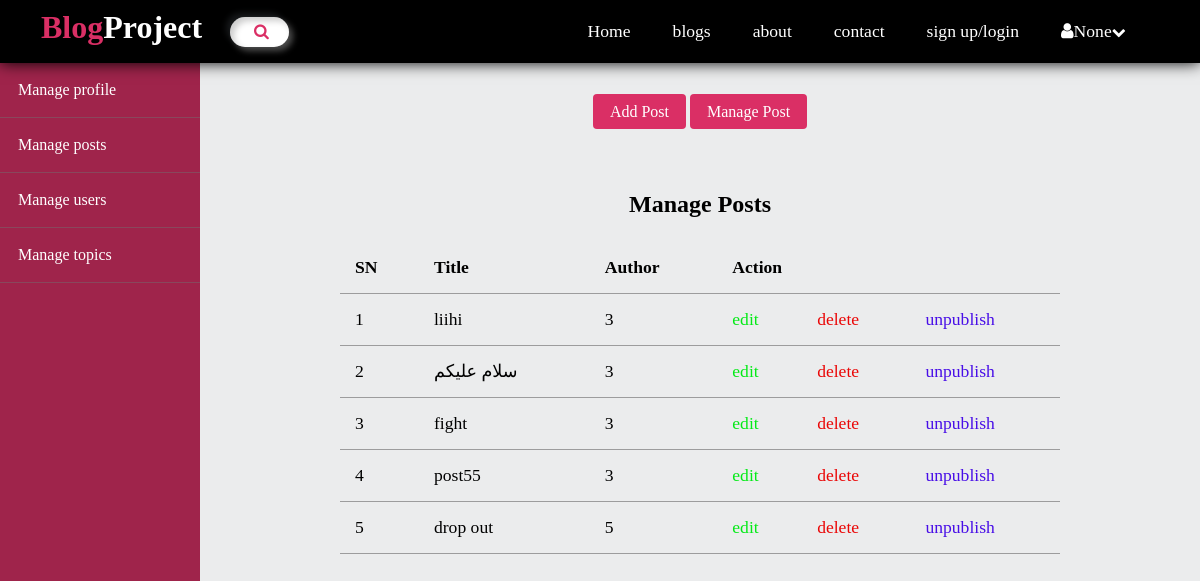
Screenshot of /admin/posts with the database file from the repository.
### app.py (models this page shows, shortened)
class Post(db.Model):
    id = db.Column(db.Integer, primary_key=True)
    title = db.Column(db.String(100), nullable=False)
    body = db.Column(db.Text, nullable=False)
    topic_id = db.Column(db.Integer, db.ForeignKey('topic.id'), nullable=False)
    user_id = db.Column(db.Integer, db.ForeignKey('user.id'), nullable=False)
    published = db.Column(db.Boolean, default=False)

### app.py (the view)
@app.route('/admin/posts')
def admin_posts():
    posts = Post.query.all()
    return render_template('admin/posts/index.html', posts=posts)

### templates/admin/posts/index.html (shortened to what this page needs)
<!DOCTYPE html>
<html lang="en">
<head>
    <link rel="stylesheet" href="{{ url_for('static', filename='css/admin.css') }}">
    <link rel="stylesheet" href="{{ url_for('static', filename='css/main.css') }}">
    <link rel="stylesheet" href="https://cdnjs.cloudflare.com/ajax/libs/font-awesome/4.7.0/css/font-awesome.min.css">
</head>
<body>
    <header>
        <div class="logo">
          <h1 class="logo-text">
            <span>Blog</span>Project
          </h1>
        </div>
        <div class="search-container">
          <input type="text" name="search" placeholder="Search..." class="search-input">
          <a href="#" class="search-btn">
                  <i class="fa fa-search"></i>
          </a>
        </div>
        <ul class="nav">
            <li><a href="{{ url_for('home') }}">Home</a></li>
            <li><a href="{{ url_for('blogs') }}">blogs</a></li>
            <li><a href="{{ url_for('about') }}">about</a></li>
            <li><a href="{{ url_for('contact') }}">contact</a></li>
            <li><a href="{{ url_for('login') }}">sign up/login</a></li>
          <li>
            <a href="" style="min-width: 160px;"><i class="fa fa-user"></i>{{ session.get('user_email') }}<i class="fa fa-chevron-down" style="font-size: .8em;"></i></a>
          </li>
        </ul>
    </header>
<div class= "admin-wrapper">
    <div class="left-sidebar">
        <ul>
            <li><a href="{{ url_for('dashboard') }}">Manage profile</a></li>
            <li><a href="{{ url_for('admin_posts') }}">Manage posts</a></li>
            <li><a href="{{ url_for('admin_users') }}">Manage users</a></li>
            <li><a href="{{ url_for('admin_topics') }}">Manage topics</a></li>
        </ul>
    </div>
    <div class="admin-content">
        <div class="button-group">
            <a href="{{ url_for('create_post') }}" class="btn btn-big">Add Post</a>
            <a href="{{ url_for('admin_posts') }}" class="btn btn-big">Manage Post </a>
        </div>
        <div class="content" style="display: block;">
            <h2 class="page-title">Manage Posts</h2>
            <table>
                <thead>
                    <th>SN</th>
                    <th>Title</th>
                    <th>Author</th>
                    <th colspan="3">Action</th>
                </thead>
                <tbody>
                    {% for post in posts %}
                    <tr>
                        <td>{{ loop.index }}</td>
                        <td>{{ post.title }}</td>
                        <td>{{ post.user_id }}</td>
                        <td><a href="{{ url_for('edit_post', id=post.id) }}" class="edit">edit</a></td>
                        <td><a href="{{ url_for('delete_post', id=post.id) }}" class="delete">delete</a></td>
                        <td><a href="{{ url_for('publish_post', id=post.id) }}" class="publish">{{ 'unpublish' if post.published else 'publish' }}</a></td>
                    </tr>
                    {% endfor %}
                </tbody>
            </table>
        </div>
    </div>
</div>
</body>
</html>

### static/css/admin.css (style rules this page uses)
.admin-wrapper { display: flex; min-height: 780px; }
.admin-wrapper .left-sidebar { flex: 2; background: #9f244b; }
.admin-wrapper .left-sidebar ul { list-style: none; margin: 0px; padding: 0px; color: rgb(255, 255, 255); }
.admin-wrapper .left-sidebar ul li a { padding: 18px; display: block; border-bottom: 1px solid #726f6f78; }
.admin-wrapper .admin-content { flex: 8; padding: 40px 100px 100px; text-align: center; }
.admin-content .page-title { text-align: center; margin-bottom:1.5rem ; }
table { width: 100%; border-collapse: collapse; font-size: 1.1rem; }
th, td { padding: 15px; text-align: left; border-bottom: 1px solid #51515182; }
.edit { color: #04ea17; }
.delete { color: #ea0606; }
.publish { color: #480ee7; }

### static/css/main.css (style rules this page uses)
* { box-sizing: border-box; }
body { background: #EBECED; margin: 0px; padding: 0px; }
a { text-decoration: none; color: inherit; }
.btn { padding: .5rem 1rem; background: #da2f65; color: white; border: 1px solid transparent; border-radius: .25rem; }
header { background: #000000; height: 63px; position: sticky; top: 0; z-index: 100; display: flex; align-items: center; justify-content: space-between; box-shadow: 0px 0px 15px rgb(0 0 0); }
header * { color: #ffffff; }
header .logo { float: left; height:inherit ; margin-left: 2em; }
header .logo-text { margin: 9px; }
header .logo-text span { color: #da2f65; }
header ul { float: right; margin: 0px; padding: 0px; list-style: none; }
header ul li { float: left; position: relative; }
header ul li a { display: block; padding: 21px; font-size: 1.1em; text-decoration: none; }
header .search-container { background: #fff; height: 30px; border-radius: 30px; padding: 10px 20px; display: flex; justify-content: center; align-items: center; cursor: pointer; transition: 0.8s; overflow: hidden; position: absolute; left: 230px; box-shadow: 4px 4px 6px 0 rgba(255,255,255,.3), -4px -4px 6px 0 rgba(116, 125, 136, .2), inset -4px -4px 6px 0 rgba(255,255,255,.2), inset 4px 4px 6px 0 rgba(0, 0, 0, .2); }
.search-container .search-input { background: transparent; border: none; outline:none; width: 0px; font-weight: 500; font-size: 16px; transition: 0.8s; }
.search-container .search-btn .fa { color: #da2f65; }
.content { width: 90%; margin: 30px auto 30px; padding-top: 20px; }

### rows the page displays
Post: title "liihi", user_id "3", published "unpublish"
Post: title "سلام علیکم", user_id "3", published "unpublish"
Post: title "fight", user_id "3", published "unpublish"
Post: title "post55", user_id "3", published "unpublish"
Post: title "drop out", user_id "5", published "unpublish"

### other values shown
{{ session.get('user_email') }} "None"
